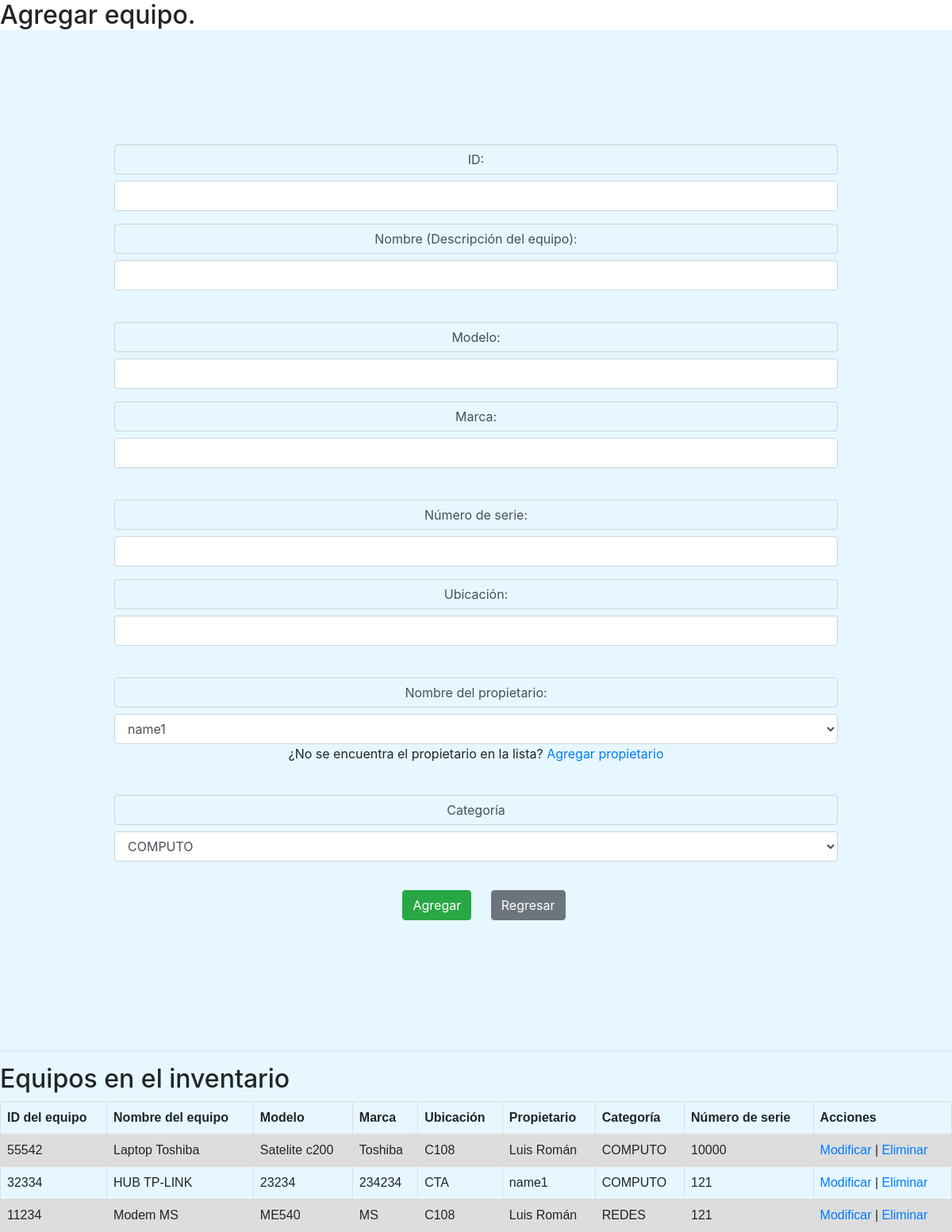
The app's page /PHP/AgregarEquipos.php (signed in) with its own data.
### tables this page shows
CREATE TABLE equipos(
			ID_Equipo INT PRIMARY KEY NOT NULL,
			Descripcion VARCHAR(45),
			Modelo VARCHAR(45),
			N_serie VARCHAR(45),
			Ubicacion VARCHAR(45),
			Marca VARCHAR(45),
			ID_Categoria INT NOT NULL,
			ID_Propietario INT NOT NULL,
			ID_Usuario INT NOT NULL,

			FOREIGN KEY (ID_Categoria) REFERENCES categoria (ID_Categoria),
			FOREIGN KEY (ID_Propietario) REFERENCES propietario(ID_Propietario),
			FOREIGN KEY (ID_Usuario) REFERENCES usuarios(ID_Usuario)

		);

CREATE TABLE propietario(
			ID_Propietario INT PRIMARY KEY NOT NULL AUTO_INCREMENT,
			Nombre_Propietario VARCHAR(45),
			Telefono DOUBLE,
			Aula VARCHAR(20)
		);

create table categoria(
			ID_Categoria INT PRIMARY KEY NOT NULL AUTO_INCREMENT,
			Nombre_Categoria VARCHAR(45)

		);

### PHP/AgregarEquipos.php (the view, shortened to what this page needs)
<?php
require "libs/Conexion.php";
require "Consultas.php";
?>
<!doctype html>
<html lang="es">
<head>
    <link rel="stylesheet" href="https://maxcdn.bootstrapcdn.com/bootstrap/4.2.1/css/bootstrap.min.css">
    <link rel="stylesheet" href="../css/TablaAll.css">
</head>
<body style="background-color: #e6f7ff ">
<div style="background-color: white">
    <h2>Agregar equipo.</h2>
</div>
<div>
    <form action="" method="post" style="Margin: 2%; padding: 10%;text-align: center">
        <div class="form-group">
            <label class="form-control" style="background-color: #e6f7ff ">ID: </label>
            <input type="text" name="id_equipo" class="form-control" required>
        </div>
        <div class="form-group">
            <label class="form-control" style="background-color: #e6f7ff ">Nombre (Descripción del equipo):</label>
            <input type="text" name="nombre_equipo" class="form-control" required><br>
        </div>
        <div class="form-group">
            <label class="form-control" style="background-color: #e6f7ff ">Modelo: </label>
            <input type="text" name="modelo" class="form-control" required>
        </div>
        <div class="form-group">
            <label class="form-control" style="background-color: #e6f7ff ">Marca: </label>
            <input type="text" name="marca" class="form-control" required><br>
        </div>
        <div class="form-group">
            <label class="form-control" style="background-color: #e6f7ff ">Número de serie: </label>
            <input type="text" name="no_serie" class="form-control"  required>
        </div>
        <div class="form-group">
            <label class="form-control" style="background-color: #e6f7ff ">Ubicación: </label>
            <input type="text" name="ubicacion" class="form-control" required><br>
        </div>
        <div class="form-group">
            <label for="Prop" class="form-control" style="background-color: #e6f7ff ">Nombre del propietario: </label>
            <select name="BuscaPropietario" class="form-control">
                <?php
                $qProp = "SELECT Nombre_Propietario FROM propietario";
                $res = $conn->query($qProp);
                if ($res->num_rows > 0) {
                    while ($filas = $res->fetch_assoc()) {
                        echo "<option value='$filas[Nombre_Propietario]'> $filas[Nombre_Propietario]</option>";
                    }
                }
                ?>
            </select>
            <p>¿No se encuentra el propietario en la lista? <a href="AgregarPropietario.php">Agregar propietario</a></p>
        </div>
        <br>
        <div class="form-group" >
            <label for="" class="form-control" style="background-color: #e6f7ff ">Categoría</label>
            <select name="BuscaCategoria" id="" class="form-control">
                <?php
                $qCat = "SELECT Nombre_Categoria FROM categoria";
                $res = $conn->query($qCat);
                if ($res->num_rows > 0) {
                    while ($filas = $res->fetch_assoc()) {
                        echo "<option value='$filas[Nombre_Categoria]'> $filas[Nombre_Categoria]</option>";
                    }
                }
                ?>
            </select>
        </div>
        <div style="text-align: center;">
            <button class="btn btn-success" name="addI">Agregar</button>
            <a href="Menu.php" class="btn btn-secondary">Regresar</a>
        </div>
    </form>
</div>
<hr>
<?php
consultarTodo($conn);
?>
</body>
</html>

### PHP/Consultas.php (shortened to what this page needs)
<!doctype html>
<html lang="es">
<head>
    <link rel="stylesheet" href="../css/TablaAll.css">
</head>
<body>
</body>
</html>
<?php
function consultarTodo($conn)
{
    $stmn = "SELECT ID_Equipo, Modelo, N_serie, Ubicacion, Marca, Descripcion, Nombre_Categoria, Nombre_Propietario FROM equipos inner join
  categoria c on equipos.ID_Categoria = c.ID_Categoria inner join propietario p on equipos.ID_Propietario = p.ID_Propietario ORDER BY ID_Equipo DESC";
    $result = $conn->query($stmn);
    echo "<h2>Equipos en el inventario</h2>";
    echo "<table><tr><th>ID del equipo</th> <th>Nombre del equipo</th> <th>Modelo</th><th>Marca</th><th>Ubicación</th><th>Propietario</th><th>Categoría</th><th>Número de serie</th><th>Acciones</th></tr>";
    if ($result->num_rows > 0) {
        while ($fila = $result->fetch_assoc()) {
            echo "<tr><td>" . $fila["ID_Equipo"] . "</td>";
            echo "<td>" . $fila["Descripcion"] . "</td>";
            echo "<td>" . $fila["Modelo"] . "</td>";
            echo "<td>" . $fila["Marca"] . "</td>";
            echo "<td>" . $fila["Ubicacion"] . "</td>";
            echo "<td>" . $fila["Nombre_Propietario"] . "</td>";
            echo "<td>" . $fila["Nombre_Categoria"] . "</td>";
            echo "<td>" . $fila["N_serie"] . "</td>";
            echo "<td><a href=\"Modificar.php?id=$fila[ID_Equipo]\">Modificar</a> | <a href=\"Eliminar.php?id=$fila[ID_Equipo]\" onClick=\"return confirm('¿Está seguro que desea eliminar el registro?')\">Eliminar</a></td></tr>";
        }
    }else{
        echo "No se encontraron equipos en el inventario";
    }
    echo "</table>";
}

### css/TablaAll.css (style rules this page uses)
table { font-family: arial, sans-serif; border-collapse: collapse; width: 100%; }
td, th { border: 1px solid #dddddd; text-align: left; padding: 8px; }
tr:nth-child(even) { background-color: #dddddd; }

### PHP/AgregarEquipos.php (style rules this page uses)
div { background-color: #e6f7ff; }
button { padding: 10px; margin: 20px; }

### records on screen
equipos: ID_Equipo "55542", Descripcion "Laptop Toshiba", Modelo "Satelite c200", Marca "Toshiba", Ubicacion "C108", ID_Propietario.Nombre_Propietario "Luis Román", ID_Categoria.Nombre_Categoria "COMPUTO", N_serie "10000"
equipos: ID_Equipo "32334", Descripcion "HUB TP-LINK", Modelo "23234", Marca "234234", Ubicacion "CTA", ID_Propietario.Nombre_Propietario "name1", ID_Categoria.Nombre_Categoria "COMPUTO", N_serie "121"
equipos: ID_Equipo "11234", Descripcion "Modem MS", Modelo "ME540", Marca "MS", Ubicacion "C108", ID_Propietario.Nombre_Propietario "Luis Román", ID_Categoria.Nombre_Categoria "REDES", N_serie "121"

### other values on screen
form field BuscaPropietario "name1"
form field BuscaCategoria "COMPUTO"
